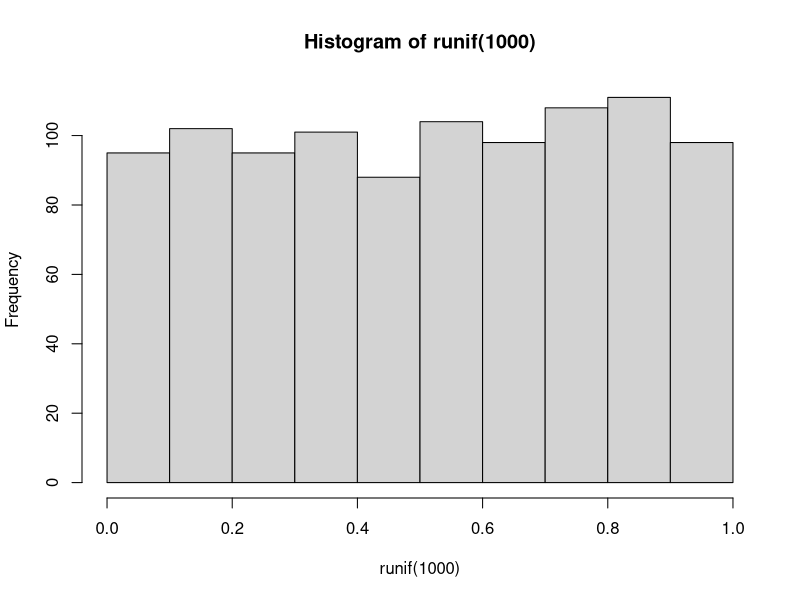
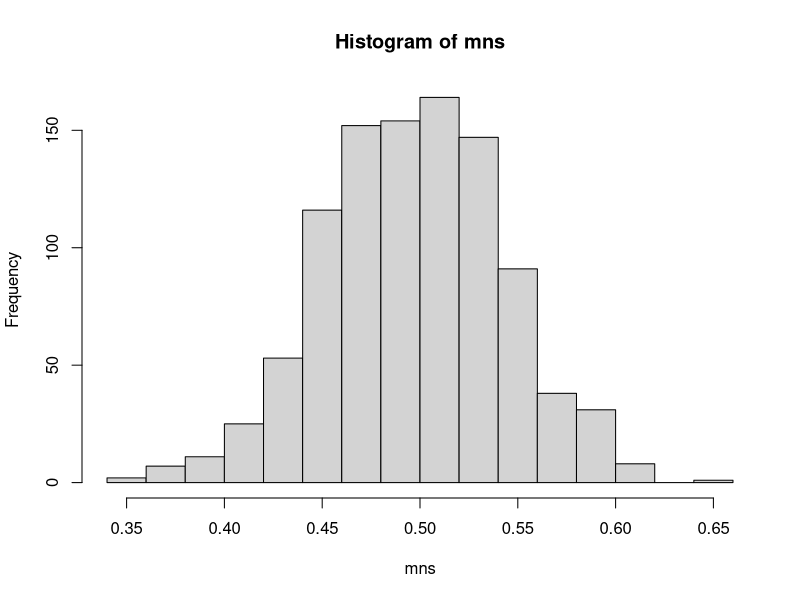
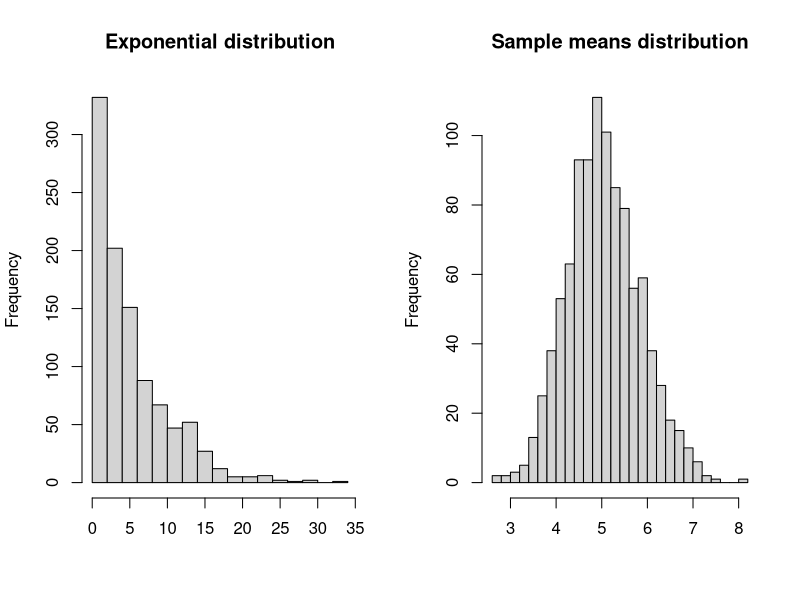
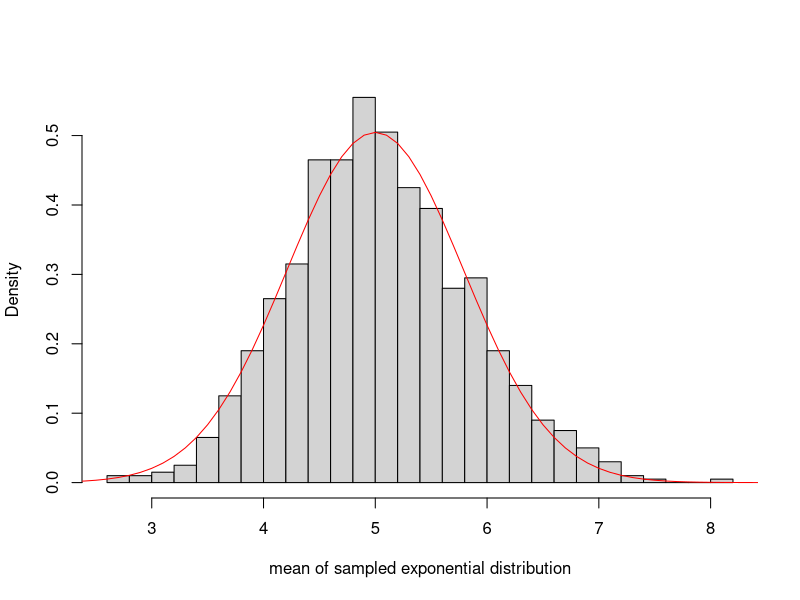
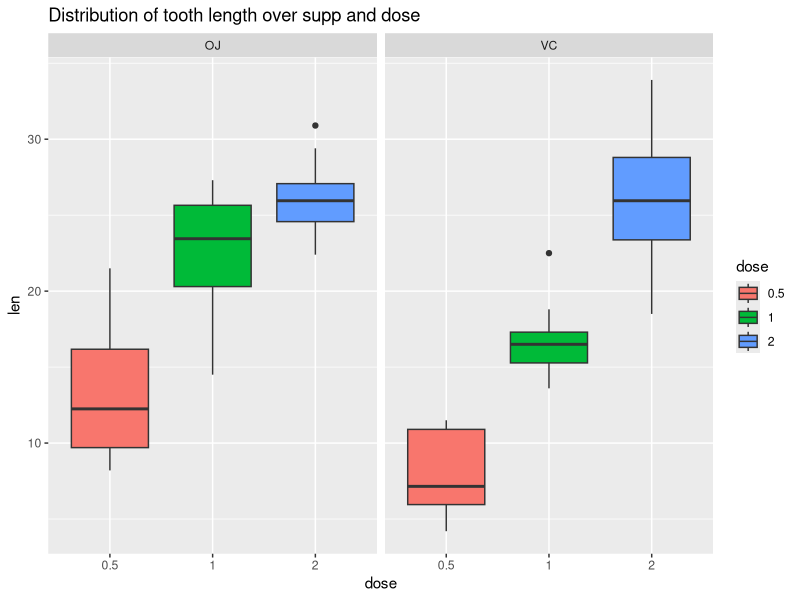

Reproduce these figures in R, in order.
##Part One
# investigate the exponential distribution in R and compare it with the Central Limit Theorem
# rexp(n, lambda) where lambda is the rate parameter
# The mean of exponential distribution is 1/lambda and the standard deviation is also 1/lambda.

#Warmup exercise
# distribution of 1000 random uniforms
hist(runif(1000))
# distribution of 1000 averages of 40 random uniforms
mns = NULL
for (i in 1 : 1000) mns = c(mns, mean(runif(40)))
hist(mns)


#1. Show the sample mean and compare it to the theoretical mean of the distribution.
lambda <- 0.2
n_trial <- 40
n <- 1000
par(mfrow=c(1,2))
#Theoretical exponential distribution
meanExp <- 1/lambda
sdExp <- (1/lambda)/sqrt(n_trial)
hist(rexp(n, lambda), breaks=20, main="Exponential distribution", xlab="")
#Distribution of simulated means of exponential distribution
set.seed(333)
mns = NULL
for (i in 1 : n) mns = c(mns, mean(rexp(n_trial, lambda)))
meanSample <- mean(mns)
sdSample <- sd(mns)
hist(mns, breaks=20, main="Sample means distribution", xlab="")

#2. Show how variable the sample is (via variance) and compare it to the theoretical variance of the distribution.
varExp <- sdExp^2
varSample <- var(mns)

#3. Show that the distribution is approximately normal.
par(mfrow=c(1,1))
hist(mns, freq=FALSE, breaks=20, main=NULL, xlab = "mean of sampled exponential distribution")
#normal distribution
curve(dnorm(x,mean=meanExp,sd=sdExp),from=0, to=10, col='red',add=T) 

##Part Two
#1. Load the ToothGrowth data and perform some basic exploratory data analyses
dataTG <- ToothGrowth
dim(dataTG)
summary(dataTG)
str(dataTG)
head(dataTG)
table(dataTG$supp,dataTG$dose)
#2. Provide a basic summary of the data.
library(ggplot2)
dataTG$dose <- as.factor(dataTG$dose)
g <- ggplot(dataTG, aes(x=dose, y=len, fill=dose))
g <- g + geom_boxplot()
g <- g + facet_grid(.~supp)
g <- g + ggtitle("Distribution of tooth length over supp and dose")
g

#3. Use confidence intervals and/or hypothesis tests to compare tooth growth by supp and dose. (Only use the techniques from class, even if there's other approaches worth considering)
#Pairwise tests for each supp type
# Supp=OJ
# define groups
gOJ <- dataTG[dataTG$supp == "OJ",]
gVC <- dataTG[dataTG$supp == "VC",]
# perform t test on OJ and VC groups
t.test(gOJ$len, gVC$len, paired = FALSE)
#The 95 percent confidence interval: (-0.1710156  7.5710156). We cannot reject the null hypothesis that the difference of lengths between VC and OJ is zero.

# perform t test on OJ and VC groups over different doses.
# OJ
gOJ05 <- gOJ[gOJ$dose == 0.5,]
gOJ10 <- gOJ[gOJ$dose == 1.0,]
gOJ20 <- gOJ[gOJ$dose == 2.0,]
#Pairwise t tests over doses
t.test(gOJ05$len, gOJ10$len, paired = FALSE)
#Reject null hypothesis that dose change has no effect on length, given 95% confidence interval.
t.test(gOJ10$len, gOJ20$len, paired = FALSE)
#Reject null hypothesis that dose change has no effect on length, given 95% confidence interval.
t.test(gOJ05$len, gOJ20$len, paired = FALSE)
#Reject null hypothesis that dose change has no effect on length, given 95% confidence interval.
# All 3 t tests indicate we can reject null hypothesis that does does not have effect on length, given supp is OJ.

# VC
gVC05 <- gVC[gVC$dose == 0.5,]
gVC10 <- gVC[gVC$dose == 1.0,]
gVC20 <- gVC[gVC$dose == 2.0,]
#Pairwise t tests over doses
t.test(gVC05$len, gVC10$len, paired = FALSE)
#Reject null hypothesis that dose change has no effect on length, given 95% confidence interval.
t.test(gVC10$len, gVC20$len, paired = FALSE)
#Reject null hypothesis that dose change has no effect on length, given 95% confidence interval.
t.test(gVC05$len, gVC20$len, paired = FALSE)
#Reject null hypothesis that dose change has no effect on length, given 95% confidence interval.
# All 3 t tests indicate we can reject null hypothesis that does does not have effect on length, given supp is OJ.

#4. State your conclusions and the assumptions needed for your conclusions.
# By t tests along supp, there is no significance of difference in effects of OJ and VC. However, the dose does have significant effect on th length, be supp VC or OJ.
